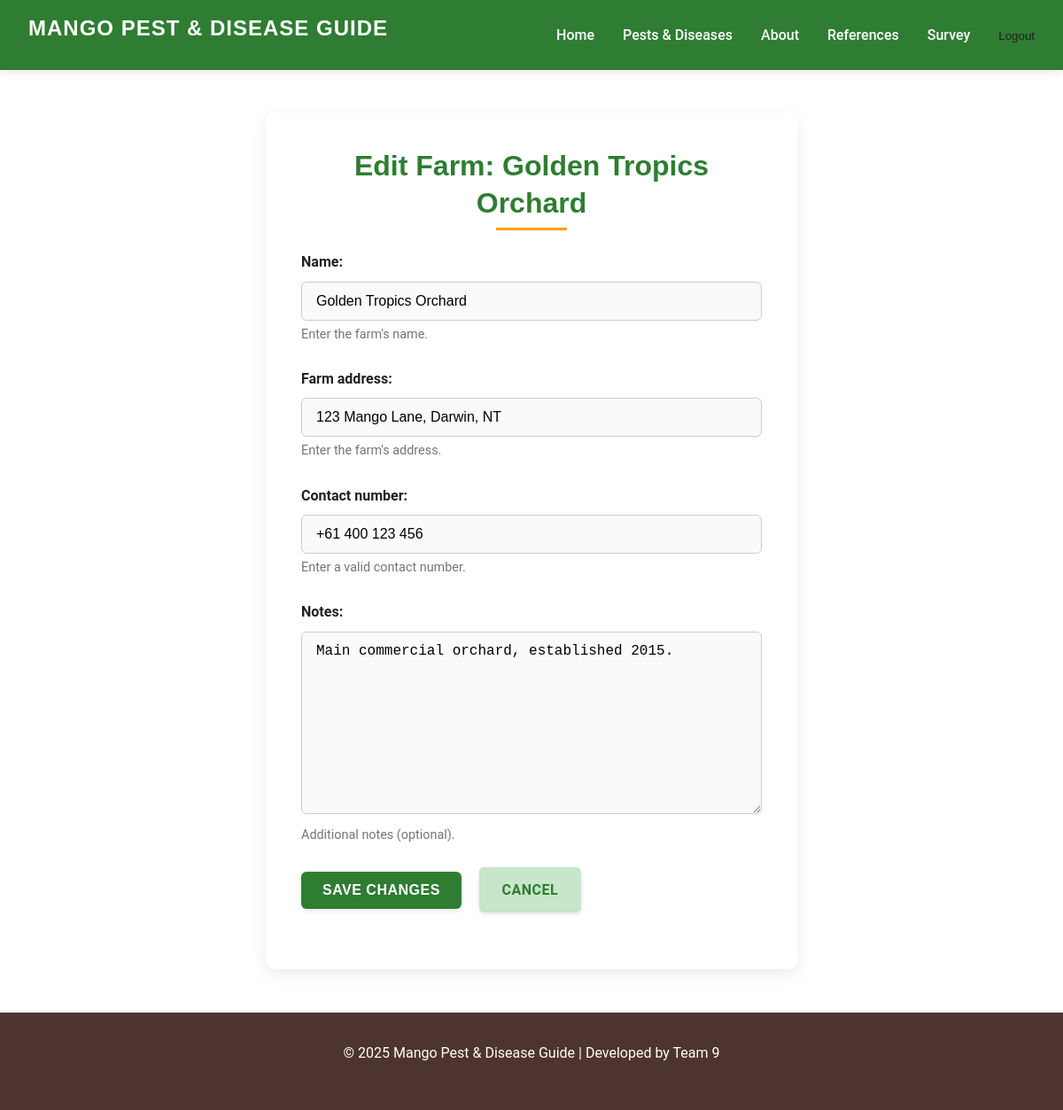
Page /accounts/farms/11/edit/ (signed in) on the committed database.
### survey/models.py (models this page shows, shortened)
class Farm(models.Model):
    name = models.CharField(
        max_length=100,
        blank=False,
        help_text="Enter the farm's name."
    )
    farm_address = models.CharField(
        max_length=255,
        blank=True,
        help_text="Enter the farm's address."
    )
    owner = models.ForeignKey(
        User,
        on_delete=models.CASCADE,
        related_name='farms',
        help_text="Farm owner (user account)."
    )
    contact_number = models.CharField(
        max_length=20,
        blank=True,
        validators=[
            RegexValidator(
                regex=r'^\+?[\d\s\-]{7,20}$',
                message="Enter a valid phone number (digits, spaces, dashes, and optional leading +)."
            )
        ],
        help_text="Enter a valid contact number."
    )
    notes = models.TextField(
        blank=True,
        help_text="Additional notes (optional)."
    )
    land_area = models.DecimalField(
        max_digits=10,  # Total number of digits
        decimal_places=2,  # Number of digits after the decimal point
        blank=False,
        default=0.0,
        help_text="Land area (acres or hectares)."
    )
    num_trees_est = models.PositiveIntegerField(
        verbose_name="Number of Trees (Estimated)",
        default=0,
        blank=False,
        help_text="Estimated number of trees."
    )

### accounts/views.py (the view)
# urls.py: path('farms/<int:pk>/edit/', views.farm_update_view, name='farm_update_view'),                 # Update
@login_required
def farm_update_view(request, pk):
    farm = get_object_or_404(Farm, pk=pk)
    if farm.owner != request.user:
        messages.error(request, "You do not have permission to edit this farm.")
        return redirect('farm_detail', pk=farm.pk)
    class FarmForm(forms.ModelForm):
        class Meta:
            model = Farm
            fields = ['name', 'farm_address', 'contact_number', 'notes']  # Owner not editable
    if request.method == 'POST':
        form = FarmForm(request.POST, instance=farm)
        if form.is_valid():
            form.save()
            messages.success(request, "Farm updated successfully!")
            return redirect('farm_detail', pk=farm.pk)
    else:
        form = FarmForm(instance=farm)
    return render(request, 'accounts/add_update_farm.html', {'form': form, 'farm': farm})

### accounts/views.py
    class FarmForm(forms.ModelForm):
        class Meta:
            model = Farm
            fields = '__all__'

### accounts/templates/accounts/add_update_farm.html (shortened to what this page needs)
{% extends "base.html" %}
{% block content %}
<div class="form-container">
    <h2 class="form-title">
        {% if farm and farm.pk %}
            Edit Farm: {{ farm.name }}
        {% else %}
            Add a Farm
        {% endif %}
    </h2>
    <form method="post" novalidate>
        {% for field in form %}
            <div class="form-group mb-3">
                {{ field.label_tag }}
                {{ field }}
                {% if field.help_text %}
                    <small class="form-text text-muted">{{ field.help_text }}</small>
                {% endif %}
            </div>
        {% endfor %}
        <div class="form-group">
            <button type="submit" class="btn btn-primary">
                {% if farm and farm.pk %}Save Changes{% else %}Add Farm{% endif %}
            </button>
            <a href="{% url 'survey_home' %}" class="btn btn-secondary">Cancel</a>
        </div>
    </form>
</div>
{% endblock %}

### static/css/style.css (style rules this page uses)
:root { --primary-green: #2e7d32; --secondary-green: #388e3c; --light-green: #c8e6c9; --primary-yellow: #ffa000; --secondary-yellow: #ffb300; --light-yellow: #fff8e1; --dark-brown: #4e342e; --light-gray: #f5f5f5; --white: #ffffff; --text-dark: #212121; --text-medium: #424242; --text-light: #757575; --font-main: 'Roboto', 'Segoe UI', sans-serif; --font-headings: 'Montserrat', 'Arial', sans-serif; }
* { margin: 0; padding: 0; box-sizing: border-box; }
body { font-family: var(--font-main); font-size: 16px; line-height: 1.7; color: var(--text-dark); background-color: var(--white); }
h1, h2, h3, h4, h5, h6 { font-family: var(--font-headings); font-weight: 600; line-height: 1.3; margin-bottom: 1rem; }
a { text-decoration: none; color: var(--primary-green); transition: all 0.3s ease; }
.btn { display: inline-block; background-color: var(--primary-yellow); color: var(--text-dark); font-weight: 600; padding: 0.8rem 1.8rem; border-radius: 4px; border: none; cursor: pointer; transition: all 0.3s ease; text-align: center; text-transform: uppercase; letter-spacing: 0.5px; box-shadow: 0 2px 5px rgba(0, 0, 0, 0.1); }
.btn-primary { background-color: var(--primary-yellow); color: var(--text-dark); padding: 0.7rem 1.6rem; border-radius: 5px; text-transform: uppercase; font-weight: 600; transition: all 0.3s ease; text-decoration: none; display: inline-block; }
html, body { height: 100%; margin: 0; }
body { display: flex; flex-direction: column; }
.form-container { background-color: var(--white); max-width: 700px; margin: 3rem auto; padding: 2.5rem 2rem; border-radius: 10px; box-shadow: 0 5px 20px rgba(0, 0, 0, 0.08); }
.form-title { font-size: 2rem; color: var(--primary-green); text-align: center; margin-bottom: 2rem; }
.form-group { margin-bottom: 1.5rem; }
.form-group label { display: block; font-weight: 600; margin-bottom: 0.5rem; color: var(--text-dark); }
.form-group input, .form-group select, .form-group textarea { width: 100%; padding: 0.75rem 1rem; font-size: 1rem; border: 1px solid #ccc; border-radius: 6px; background-color: #fafafa; transition: border 0.3s ease; }
.form-text.text-muted { font-size: 0.9rem; color: var(--text-light); margin-top: 0.25rem; display: block; }
.btn-secondary { background-color: var(--light-green); color: var(--primary-green); font-weight: 600; padding: 0.75rem 1.6rem; border-radius: 5px; display: inline-block; text-transform: uppercase; text-decoration: none; transition: all 0.3s ease; }
.btn-primary { background-color: var(--primary-green); color: var(--white); }
.form-container { max-width: 600px; margin: 3rem auto; padding: 2.5rem; background-color: var(--white); border-radius: 10px; box-shadow: 0 6px 20px rgba(0, 0, 0, 0.08); }
.form-title { text-align: center; font-size: 2rem; color: var(--primary-green); margin-bottom: 2rem; position: relative; }
.form-title::after { content: ''; position: absolute; width: 80px; height: 3px; background-color: var(--primary-yellow); bottom: -10px; left: 50%; transform: translateX(-50%); }
.form-group label { font-weight: 600; margin-bottom: 0.5rem; display: inline-block; }
.btn.btn-primary { background-color: var(--primary-green); color: #fff; padding: 0.75rem 1.5rem; font-size: 1rem; border: none; border-radius: 6px; cursor: pointer; margin-right: 1rem; transition: background-color 0.3s ease; }

### rows in the picture
Farm: name "Golden Tropics Orchard", form "Golden Tropics Orchard" "123 Mango Lane, Darwin, NT" "+61 400 123 456" "Main commercial orchard, established 2015."

### other values in the picture
{{ field.label_tag }} "Name:" "Farm address:" "Contact number:" "Notes:"
{{ field.help_text }} "Enter the farm's name." "Enter the farm's address." "Enter a valid contact number." "Additional notes (optional)."
